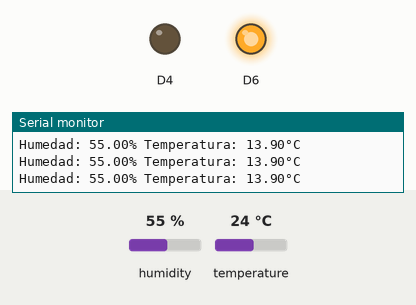
The sketch below on a simulated ESP8266 (NodeMCU). Parts: output pins drawn as LEDs (lit = HIGH), the last lines printed to the serial monitor. The inputs (shaded band) are chosen by the test bench; at power-on: temperature 24 °C, humidity 55 %.

Above: at 3.8 s.
3.9 s: temperature set to 27 °C
At 5.4 s:
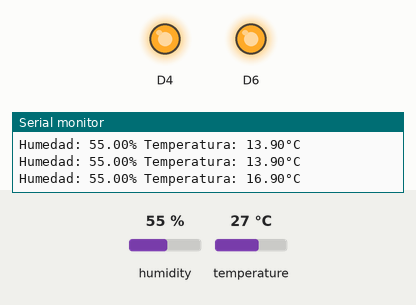
6.7 s: humidity set to 32 %
9.5 s: humidity set to 29 %
At 11.4 s:
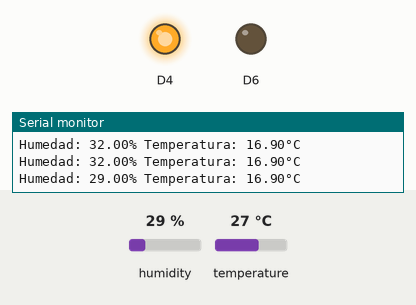
12.6 s: humidity set to 40 %
At 13.8 s:
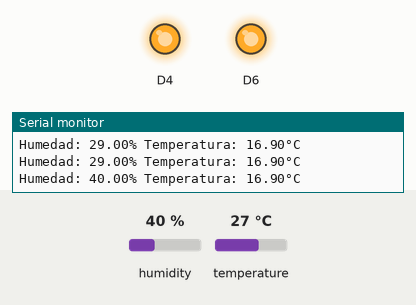
15.4 s: humidity set to 22 %
At 18.6 s:
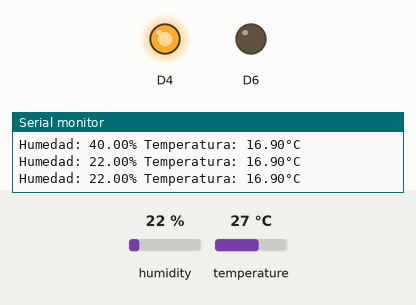
Timing chart, 0 to 19.7 s (numbered marks = the images above; inputs shaded):
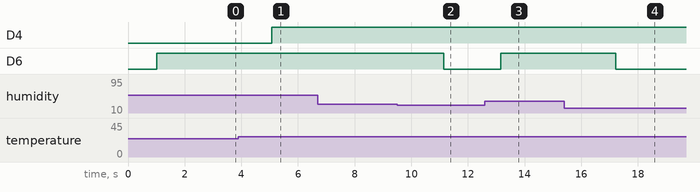

Measured:
- the behaviour switches between 25 and 26 °C on temperature (found by bisection; images 0 and 1)
- the behaviour switches between 31 and 30 % on humidity (found by bisection; images 1 and 2)
- after the input at 3.9 s, D4: LOW → HIGH after 1.2 s
- after the input at 9.5 s, D6: HIGH → LOW after 1.6 s
- after the input at 12.6 s, D6: LOW → HIGH after 0.57 s
- after the input at 15.4 s, D6: HIGH → LOW after 1.8 s

The sketch:

SENSOR1111.ino
```cpp
#include "DHT.h"
#define DHTPIN D5
#define DHTTYPE DHT11


DHT dht(DHTPIN, DHTTYPE);

void setup() {
Serial.begin(9600);
Serial.println(F("DHTxx test!"));

dht.begin();
pinMode(D5,INPUT);
pinMode (D4,OUTPUT);
pinMode (D6,OUTPUT);
}

void loop() {
delay(1000); //Es un sensor lento, por lo que hay que darle tiempo.
float h = dht.readHumidity();
float t = dht.readTemperature()-10.10;

if (isnan(h) || isnan(t)) {
Serial.println(F("Failed to read from DHT sensor!"));
return;
}

Serial.print(F("Humedad: "));
Serial.print(h);
Serial.print(F("% Temperatura: "));
Serial.print(t);
Serial.println(F("°C "));

if ( t >15){
digitalWrite(D4,HIGH);}
else {
digitalWrite (D4,LOW);}

if ( h >30){
digitalWrite(D6,HIGH);}
else {
digitalWrite (D6,LOW);}
}
```
